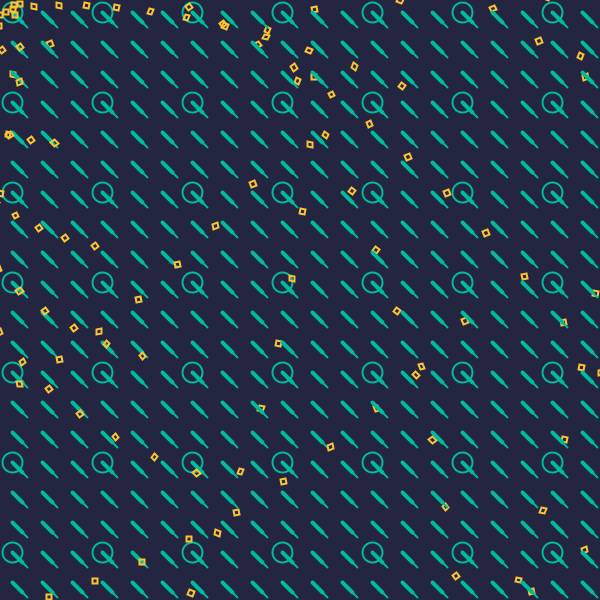
Frame 1 (no input)
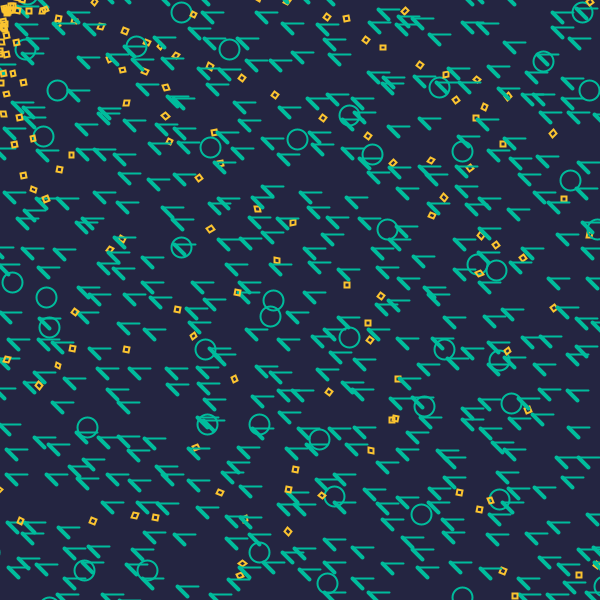
Frame 60 (the mouse pressed at the canvas centre just before this capture)
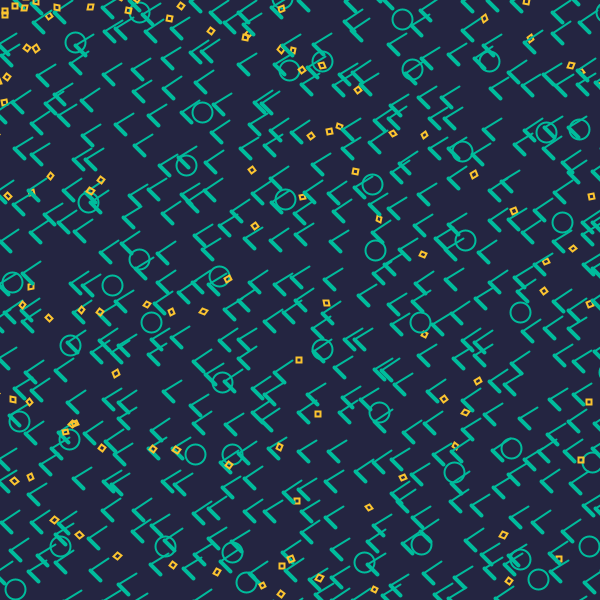
Frame 120 (the mouse held since frame 60 and released just before this capture)

The Processing sketch that drew these frames (run headless with seeded random() and noise(); from frame 60 on, the mouse is pressed at the canvas centre):

// Processing sketch: s10c01Margaux
// ── s10c01Margaux.pde
//Expresión Digital - Diseño Digital - UDD - 2016
//Margaux Leroy
//s10c01margaux
// prueba
/*
El certamen debe contener 5 grillas con 3 formas y movimientos diferentes.
*/

// Creación de dos objetos para creer 2 grillas diferentes. Una de 625 elementos y una de 25 elementos.
Margaux[] e = new Margaux [625];  
Gomar[] f = new Gomar [25];  

// Inicialización.
void setup(){
  size(600, 600);                       // tamaño del canvas
// Inicialización de la loop del primer objeto, de las distancias y posiciones.
  for (int i = 0; i < 25; i++) {
    for (int j = 0; j < 25; j++) {
      int total = j + i * 25;
      float x = i * 30;                 // distancia entre cada elemento
      float y = j * 30;                 // distancia entre cada elemento
      e[total] = new Margaux(x, y, x + 5, y + 5, (int)random(-10, 10), (int)random(-10, 10), total * 0.05);
    }
  }
  
// Inicialización de la loop del segundo objeto, de las distancias y posiciones.
  for (int l = 0; l < 5; l++) {
    for (int k = 0; k < 5; k++) {
      int total = l + k * 5;
      float x = l * 20;                 // distancia entre cada elemento
      float y = k * 20;                 // distancia entre cada elemento
      f[total] = new Gomar(x, y, total * 0.05);
    }
  }
}

// Lanzamiento del programo
void draw(){
  background(#242541);                   // color de fondo
// Posición de la grilla del primer objeto.
  translate(width * .02, height * .02);  
  for (int i = 0; i < e.length; i++) {   
// Creación de 4 formas y 3 movimientos.
    e[i].formaUno();
    e[i].formaDos();
    e[i].formaTres();
    e[i].formaCuatro();
    e[i].movimientoUno();
    e[i].movimientoDos();
    e[i].movimientoTres();
  }
// Posición de la grilla del segundo objeto.
  translate(width * 0.3, height * 0.3);  
//    for (int l = 0; l < f.length; l++) {
// // Creación de 1 forma y 1 movimiento
//     f[l].formaCinco();
//     f[l].movimientoCuatro();
//   }
}
// ── Margaux.pde
// Llamada del primer objeto.
class Margaux {
// Creación de variables.
  float x, y, tx, ty, velx, vely, angulo, a, r, rotation, tercero;
  
// Declaración de las variables.
  Margaux (float x, float y, float tx, float ty, float velx, float vely, float angulo) {
    this.x = x;
    this.y = y;
    this.tx = tx;
    this.ty = ty;
    this.velx = velx * 0.5; 
    this.vely = vely * 0.5;
    this.angulo = angulo;
    this.r = 10;
  }
  
// Dibujo de la primera forma, una línea de 4px que vibra.
    void formaUno() {
    pushMatrix();
    translate(x, y);
    strokeWeight(4);
    stroke(#00BC9C);
    noFill();
    line(0, 0, 10, 10);    
    popMatrix();
  }
  
// Dibujo de la segunda forma, una elipse que vibra al mismo tiempo que la linea.
  void formaDos() {
    pushMatrix();
    translate(x * 2, y * 2);
    strokeWeight(2);
    stroke(#00BC9C);
    noFill();
    ellipse(x, y, 20, 20);    
    popMatrix();
  }

// Ajuste del primer movimiento.
 void movimientoUno() {
    x += velx; // anteriormente velx y vely se estaban aumentando en cada loop por si mismas.
    y += vely; // de esta forma velx y vely llegan a tener valores mayores a la función movimientoTres
    rotation += 0.1;
  }
  
// Dibujo de la tercera forma, una otra linea que realiza una rotación continua a la izquierda.
 void formaTres() {
    pushMatrix();
    translate(x, y);
    rotate(rotation);
    strokeWeight(2);
    stroke(#00BC9C);
    noFill();
    line(0, 0, 15, 15);    
    popMatrix();
  }

// Ajuste del segundo movimiento, una rotación rapida a la izquierda.
   void movimientoDos() {
    rotation += 0.1;
    }
    
// Dibujo de la cuarta forma, un rectángulo .
   void formaCuatro() {
    pushMatrix();
    translate(x, y);
    rotate(angulo);
    strokeWeight(2);
    stroke(#FBC430);
    noFill();
    rect(x, y, 5, 5);    
    popMatrix();
  }
  
// Ajuste del tercer movimiento que es diferente dependiendo de la posición x e y del rectángulo.
   void movimientoTres() {
    if (x > tx || x < tx - 25) {
      velx *= -1; //antes el valor dejaba en 0 luego de un tiempo. dejar en -1 cambiar el valor
    }             // y entonces su dirección.
    if (y > ty || y < ty - 25) {
      vely *= -1;
    }
    angulo +=0.05;
  } 
}

// Llamada del segundo objeto.
 class Gomar {
// Creación de variables
  float x, y, tercero;
  
// Declaración de las variables.
  Gomar (float x, float y, float tercero) {
    this.x = x;
    this.y = y;
    this.tercero = tercero;
  } 
  
// Dibujo de la quinta forma, un diamante que que realiza una rotación continua a la derecha.
  void formaCinco() {
    pushMatrix();
    translate(x * 2, y * 2);
    rotate(tercero);
    strokeWeight(1);
    stroke(#EEEEEE);
    fill(#FFFFFF);
    quad(x, y, x + 5, y + 5, 10, 10, 10, 10);    
    popMatrix();
  }

// Ajuste del cuarto movimiento que realiza una rotación a la derecha.
   void movimientoCuatro() {
    tercero -= 0.1;
  } 
}
 
